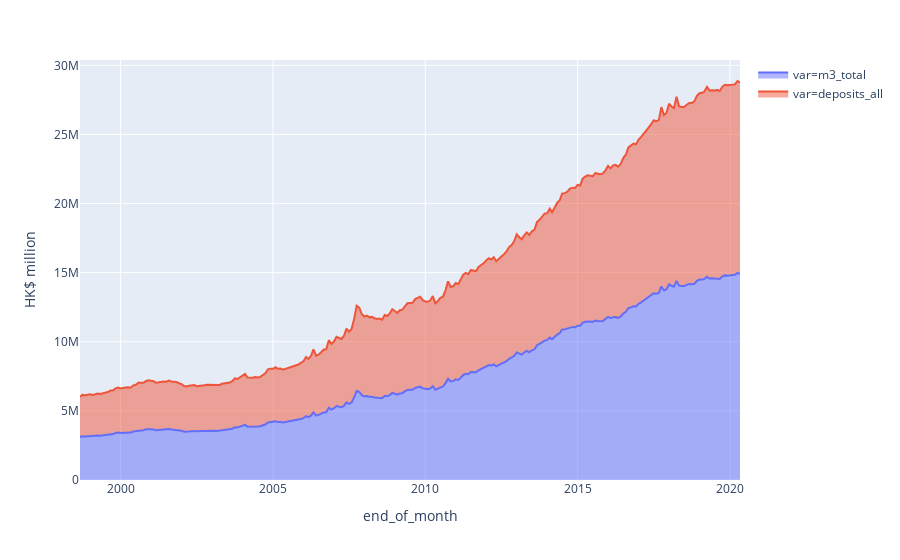

Notebook source saved alongside this figure:
### Markdown cell above
# 2. Total deposits & M3 (HKD)

### Code cell
TD = 'https://api.hkma.gov.hk/public/market-data-and-statistics/monthly-statistical-bulletin/banking/customer-deposits-by-currency?choose=end_of_month&from=1998-09&to=no&sortby=end_of_month&sortorder=asc'

td_records_df = pd.json_normalize(get_data_from_HKMA(TD))

deposits_all = td_records_df[['end_of_month','deposits_all']]

m3_hkd_and_deposits_all  = pd.merge(m3_hkd, deposits_all, on='end_of_month')
#Convert dataframe to dataframe long format
m3_hkd_and_deposits_all_dfl = pd.melt(m3_hkd_and_deposits_all, id_vars = ['end_of_month'], value_vars =['m3_total', 'deposits_all'],var_name='var', value_name='HK$ million' )

fig = px.area(m3_hkd_and_deposits_all_dfl, x='end_of_month' , y='HK$ million', color = 'var')
#To plot grapgh on colab run configure_plotly_browser_state() on each cell
configure_plotly_browser_state()
fig.show()

### Figure 1 — Plotly figure (JSON) as saved in the notebook; plotly's stock layout.template omitted (floating-point values rounded to 4 significant figures; data arrays with more than 128 entries replaced by an {"elided": "..."} marker saying what was removed)
{"data": [{"hovertemplate": "var=m3_total<br>end_of_month=%{x}<br>HK$ million=%{y}", "showlegend": true, "legendgroup": "var=m3_total", "name": "var=m3_total", "yaxis": "y", "hoverlabel": {"namelength": 0}, "stackgroup": "1", "mode": "lines", "xaxis": "x", "y": {"elided": "261 float values"}, "x": {"elided": "261 str values"}, "line": {"color": "#636efa"}, "type": "scatter", "orientation": "v"}, {"hovertemplate": "var=deposits_all<br>end_of_month=%{x}<br>HK$ million=%{y}", "showlegend": true, "legendgroup": "var=deposits_all", "name": "var=deposits_all", "yaxis": "y", "hoverlabel": {"namelength": 0}, "stackgroup": "1", "mode": "lines", "xaxis": "x", "y": {"elided": "261 float values"}, "x": {"elided": "261 str values"}, "line": {"color": "#EF553B"}, "type": "scatter", "orientation": "v"}], "layout": {"yaxis": {"domain": [0, 1], "anchor": "x", "title": {"text": "HK$ million"}}, "margin": {"t": 60}, "legend": {"tracegroupgap": 0}, "xaxis": {"domain": [0, 1], "anchor": "y", "title": {"text": "end_of_month"}}}}
